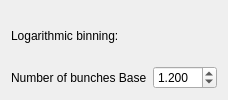
                <widget class="QWidget" name="tab_4">
                 <attribute name="title">
                  <string>Log</string>
                 </attribute>
                 <layout class="QGridLayout" name="gridLayout_18">
                  <item row="0" column="0" colspan="2">
                   <widget class="QLabel" name="label_binning_logmsg">
                    <property name="text">
                     <string>Logarithmic binning:</string>
                    </property>
                   </widget>
                  </item>
                  <item row="1" column="0">
                   <widget class="QLabel" name="label_11">
                    <property name="text">
                     <string>Number of bunches Base</string>
                    </property>
                   </widget>
                  </item>
                  <item row="1" column="1">
                   <widget class="QDoubleSpinBox" name="spinBox_binning_lognum">
                    <property name="decimals">
                     <number>3</number>
                    </property>
                    <property name="minimum">
                     <double>1.000000000000000</double>
                    </property>
                    <property name="singleStep">
                     <double>0.010000000000000</double>
                    </property>
                    <property name="value">
                     <double>1.200000000000000</double>
                    </property>
                   </widget>
                  </item>
                 </layout>
                </widget>
